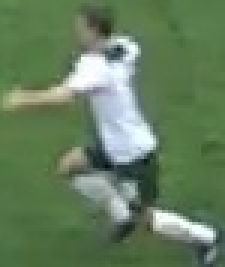
#> input picture output_videos/cropped_img.jpg, 75 x 89 px (shown 3 times larger)
$ jupyter execute color_assignement.ipynb
#> lines starting #> are read from the running program, lines starting #| are printed output that depends on the picture
[cell 1]
import cv2
import matplotlib.pyplot as plt
import numpy as np
from sklearn.cluster import KMeans

[cell 2]
image_path ='../output_videos/cropped_img.jpg'
image = cv2.imread(image_path)
#> image is the input picture: shape (89, 75, 3); mean B, G, R 93.4, 125.9, 100.6
image = cv2.cvtColor(image, cv2.COLOR_BGR2RGB)

[cell 3]
plt.imshow(image)
plt.show()

# Take the top half of the image

[cell 4]
top_half_image = image[0: int(image.shape[0] / 2), :]
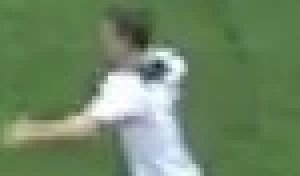
#> top_half_image: shape (44, 75, 3) (shown 4 times larger); mean R, G, B 108.9, 134.2, 99.8
plt.imshow(top_half_image)
plt.show()

# Cluster the image into two clusters

[cell 5]
# Reshape the image to a 2D array
image_2d = top_half_image.reshape((-1, 3))

#perform k-means clustering with 2 clusters
kmeans = KMeans(n_clusters=2, random_state=0)
kmeans.fit(image_2d)

# Get the cluster labels
labels = kmeans.labels_

#reshape the labels into the original image shape
clustered_image = labels.reshape(top_half_image.shape[0], top_half_image.shape[1])

#Display the clustered image
plt.imshow(clustered_image)
plt.show()
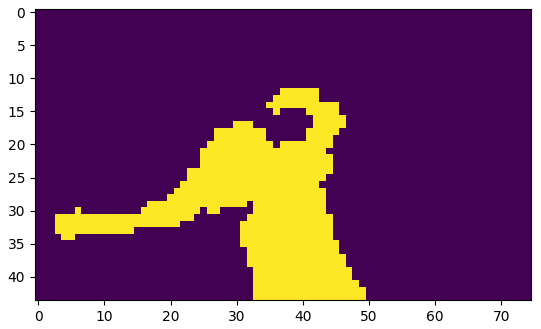
#> figure drawn by matplotlib, 1 panel

[cell 6]
corner_clusters = [clustered_image[0, 0], clustered_image[0, -1], clustered_image[-1, 0], clustered_image[-1, -1]]
#> corner_clusters = [0, 0, 0, 0]
non_player_clusters = max(set(corner_clusters), key=corner_clusters.count)
#> non_player_clusters = 0
print(non_player_clusters)
#| 0

[cell 7]
player_clusters = 1 - non_player_clusters
#> player_clusters = 1
print(player_clusters)
#| 1

[cell 8]
kmeans.cluster_centers_[player_clusters]
#> Out = [199, 209.3, 212.2]
